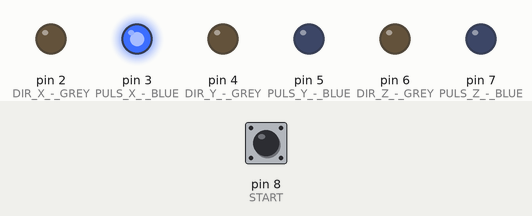
The sketch below on a simulated Arduino Mega 2560, built with avr-gcc and run on an emulated ATmega2560. Parts: output pins drawn as LEDs (lit = HIGH). The inputs (shaded band) are chosen by the test bench; at power-on: pin 8 (START) HIGH.

Above: at 1.2 s.
1.3 s: pin 8 (START) pulled LOW for 0.15 s
At 2.6 s:
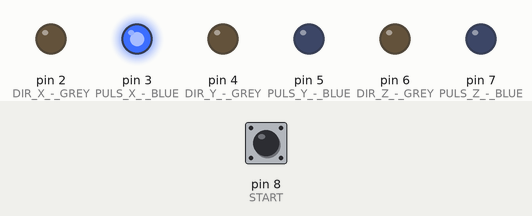
3.0 s: pin 8 (START) pulled LOW for 3.2 s
At 3.6 s:
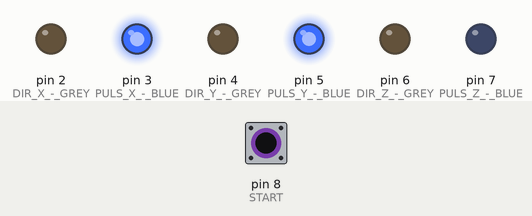
Timing chart, 0 to 7.7 s (numbered marks = the images above; inputs shaded):
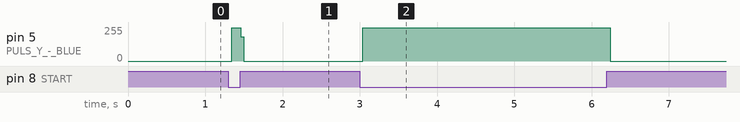

Measured:
- after the input at 1.3 s, pin 5 (PULS_Y_-_BLUE): 0/255 → 250/255 at once, → 0/255 0.12 s later
- after the input at 3.0 s, pin 5 (PULS_Y_-_BLUE): 0/255 → 250/255 at once, → 0/255 3.2 s later

The sketch:

cncISELenkelTest.ino
```cpp
// ISEL FLATCOM FB2 .... mega 2560
// enkel test med riktige verdier på retninger

int T = 500;  // uSec

void setup()
{
  pinMode(2, OUTPUT);   // DIR X - GREY
  digitalWrite(2, LOW); // X+
  pinMode(3, OUTPUT);   // PULS X - BLUE
  digitalWrite(3, HIGH);

  pinMode(4, OUTPUT);   // DIR Y - GREY
  digitalWrite(4, LOW); // Y-
  pinMode(5, OUTPUT);   // PULS Y - BLUE
  digitalWrite(5, LOW);

  pinMode(6, OUTPUT);   // DIR Z - GREY
  digitalWrite(6, LOW); // Z-
  pinMode(7, OUTPUT);   // PULS Z - BLUE
  digitalWrite(7, LOW);

  pinMode(8, INPUT_PULLUP); // START
  pinMode(9, INPUT_PULLUP); // STOP
}

void loop()
{
  int s = digitalRead(8);

  if (s == LOW)
  {
    digitalWrite(5,HIGH);
    delayMicroseconds(T);
    digitalWrite(5,LOW);
  }

}
```
